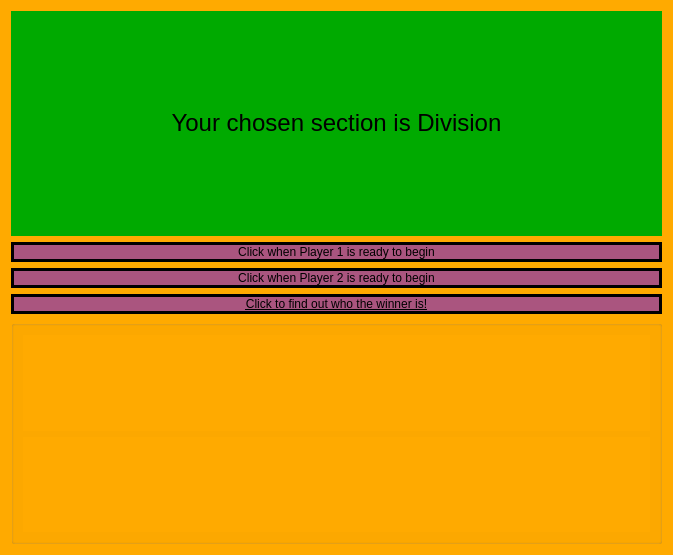
<?xml version="1.0" encoding="UTF-8"?>
<ui version="4.0">
 <class>g2M_division</class>
 <widget class="QDialog" name="g2M_division">
  <property name="geometry">
   <rect>
    <x>0</x>
    <y>0</y>
    <width>673</width>
    <height>555</height>
   </rect>
  </property>
  <property name="windowTitle">
   <string>Dialog</string>
  </property>
  <property name="styleSheet">
   <string notr="true">background-color: rgb(255, 170, 0);</string>
  </property>
  <layout class="QGridLayout" name="gridLayout">
   <item row="0" column="0">
    <widget class="QLabel" name="label">
     <property name="styleSheet">
      <string notr="true">background-color: rgb(0, 170, 0);
font: 12pt &quot;Comic Sans MS&quot;;</string>
     </property>
     <property name="text">
      <string>&lt;html&gt;&lt;head/&gt;&lt;body&gt;&lt;p align=&quot;center&quot;&gt;&lt;span style=&quot; font-size:18pt;&quot;&gt;Your chosen section is Division&lt;/span&gt;&lt;/p&gt;&lt;/body&gt;&lt;/html&gt;</string>
     </property>
    </widget>
   </item>
   <item row="1" column="0">
    <widget class="QPushButton" name="pushButton">
     <property name="styleSheet">
      <string notr="true">background-color: rgb(170, 85, 127);
font: 75 14pt &quot;Comic Sans MS&quot;;
border: 3px solid black;</string>
     </property>
     <property name="text">
      <string>Click when Player 1 is ready to begin</string>
     </property>
    </widget>
   </item>
   <item row="2" column="0">
    <widget class="QPushButton" name="pushButton_2">
     <property name="styleSheet">
      <string notr="true">background-color: rgb(170, 85, 127);
font: 75 14pt &quot;Comic Sans MS&quot;;
border: 3px solid black;</string>
     </property>
     <property name="text">
      <string>Click when Player 2 is ready to begin</string>
     </property>
    </widget>
   </item>
   <item row="3" column="0">
    <widget class="QPushButton" name="pushButton_3">
     <property name="styleSheet">
      <string notr="true">background-color: rgb(170, 85, 127);
text-decoration: underline;
font: 8pt &quot;MS Shell Dlg 2&quot;;
font: 75 15pt &quot;Comic Sans MS&quot;;
border: 3px solid black;</string>
     </property>
     <property name="text">
      <string>Click to find out who the winner is!</string>
     </property>
    </widget>
   </item>
   <item row="4" column="0">
    <widget class="QGroupBox" name="groupBox">
     <property name="title">
      <string/>
     </property>
     <layout class="QVBoxLayout" name="verticalLayout">
      <item>
       <widget class="QLabel" name="label_2">
        <property name="sizePolicy">
         <sizepolicy hsizetype="Preferred" vsizetype="Preferred">
          <horstretch>0</horstretch>
          <verstretch>0</verstretch>
         </sizepolicy>
        </property>
        <property name="styleSheet">
         <string notr="true">background-color: rgb(255, 170, 0);
font: 12pt &quot;Comic Sans MS&quot;;
qproperty-alignment: AlignCenter;</string>
        </property>
        <property name="text">
         <string/>
        </property>
       </widget>
      </item>
      <item>
       <widget class="QLabel" name="label_3">
        <property name="styleSheet">
         <string notr="true">background-color: rgb(255, 170, 0);
font: 75 18pt &quot;Comic Sans MS&quot;;
qproperty-alignment: AlignCenter;</string>
        </property>
        <property name="text">
         <string/>
        </property>
       </widget>
      </item>
     </layout>
    </widget>
   </item>
  </layout>
 </widget>
 <resources/>
 <connections/>
</ui>
